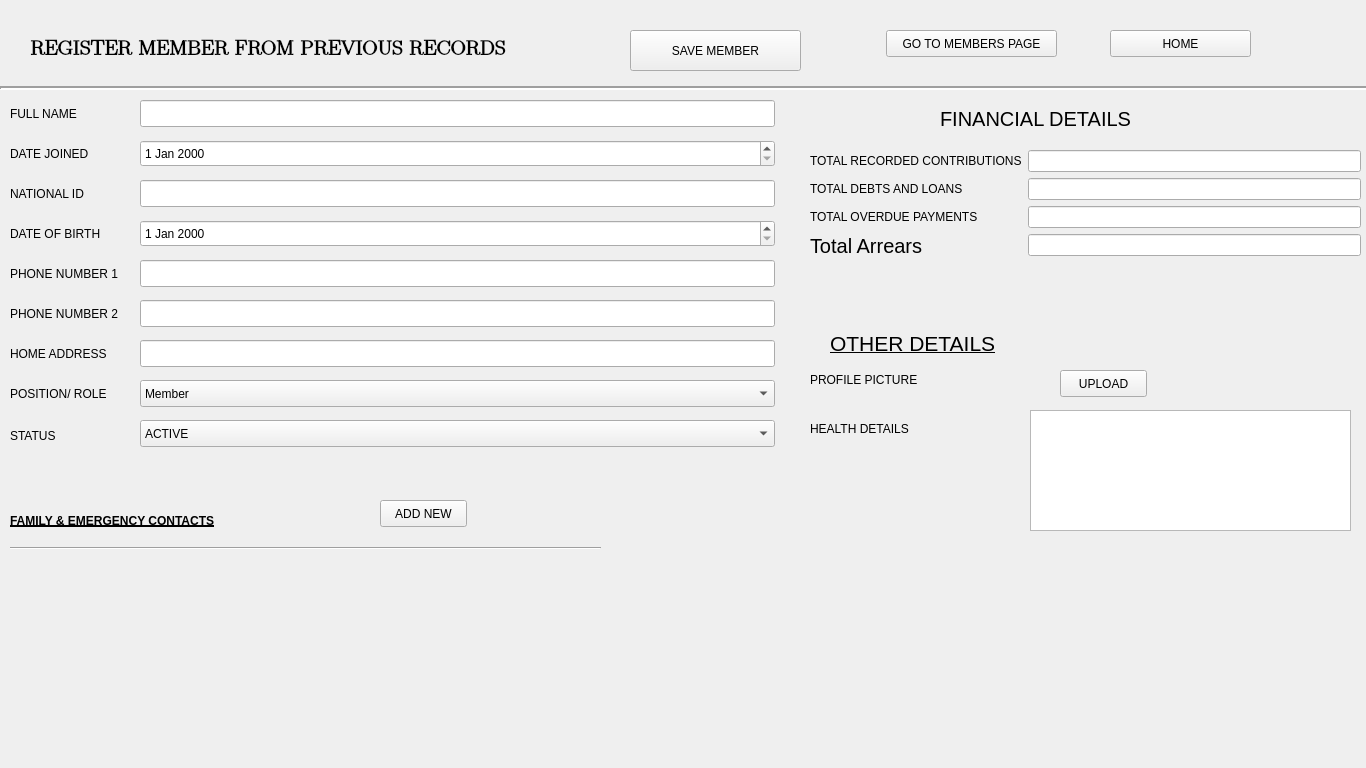
<?xml version="1.0" encoding="UTF-8"?>
<ui version="4.0">
 <class>Form</class>
 <widget class="QWidget" name="Form">
  <property name="geometry">
   <rect>
    <x>0</x>
    <y>0</y>
    <width>1366</width>
    <height>768</height>
   </rect>
  </property>
  <property name="windowTitle">
   <string>ADD MEMBER</string>
  </property>
  <widget class="QLabel" name="label">
   <property name="geometry">
    <rect>
     <x>30</x>
     <y>20</y>
     <width>481</width>
     <height>51</height>
    </rect>
   </property>
   <property name="font">
    <font>
     <family>LM Roman 17</family>
     <pointsize>16</pointsize>
     <weight>75</weight>
     <bold>true</bold>
    </font>
   </property>
   <property name="text">
    <string>REGISTER MEMBER FROM PREVIOUS RECORDS</string>
   </property>
  </widget>
  <widget class="QPushButton" name="go_to_members">
   <property name="geometry">
    <rect>
     <x>886</x>
     <y>30</y>
     <width>171</width>
     <height>27</height>
    </rect>
   </property>
   <property name="text">
    <string>GO TO MEMBERS PAGE</string>
   </property>
  </widget>
  <widget class="QPushButton" name="home_btn">
   <property name="geometry">
    <rect>
     <x>1110</x>
     <y>30</y>
     <width>141</width>
     <height>27</height>
    </rect>
   </property>
   <property name="text">
    <string>HOME</string>
   </property>
  </widget>
  <widget class="QPushButton" name="save_member">
   <property name="geometry">
    <rect>
     <x>630</x>
     <y>30</y>
     <width>171</width>
     <height>41</height>
    </rect>
   </property>
   <property name="text">
    <string>SAVE MEMBER</string>
   </property>
  </widget>
  <widget class="Line" name="line">
   <property name="geometry">
    <rect>
     <x>0</x>
     <y>80</y>
     <width>1371</width>
     <height>16</height>
    </rect>
   </property>
   <property name="font">
    <font>
     <family>Cantarell</family>
    </font>
   </property>
   <property name="lineWidth">
    <number>2</number>
   </property>
   <property name="orientation">
    <enum>Qt::Horizontal</enum>
   </property>
  </widget>
  <widget class="QLabel" name="label_2">
   <property name="geometry">
    <rect>
     <x>10</x>
     <y>500</y>
     <width>261</width>
     <height>41</height>
    </rect>
   </property>
   <property name="font">
    <font>
     <weight>75</weight>
     <bold>true</bold>
     <underline>true</underline>
    </font>
   </property>
   <property name="text">
    <string>FAMILY &amp; EMERGENCY CONTACTS</string>
   </property>
  </widget>
  <widget class="QWidget" name="formLayoutWidget_2">
   <property name="geometry">
    <rect>
     <x>810</x>
     <y>150</y>
     <width>551</width>
     <height>151</height>
    </rect>
   </property>
   <layout class="QFormLayout" name="formLayout_2">
    <item row="0" column="0">
     <widget class="QLabel" name="ttc">
      <property name="text">
       <string>TOTAL RECORDED CONTRIBUTIONS</string>
      </property>
     </widget>
    </item>
    <item row="0" column="1">
     <widget class="QLineEdit" name="total_contribs"/>
    </item>
    <item row="1" column="0">
     <widget class="QLabel" name="tOTOALDEBTSANDLOANSLabel">
      <property name="text">
       <string>TOTAL DEBTS AND LOANS</string>
      </property>
     </widget>
    </item>
    <item row="1" column="1">
     <widget class="QLineEdit" name="total_loans"/>
    </item>
    <item row="2" column="0">
     <widget class="QLabel" name="tOTALOVERDUEPAYMENTSLabel">
      <property name="text">
       <string>TOTAL OVERDUE PAYMENTS</string>
      </property>
     </widget>
    </item>
    <item row="2" column="1">
     <widget class="QLineEdit" name="total_overdue"/>
    </item>
    <item row="3" column="0">
     <widget class="QLabel" name="totalArrearsLabel">
      <property name="font">
       <font>
        <pointsize>15</pointsize>
       </font>
      </property>
      <property name="text">
       <string>Total Arrears</string>
      </property>
     </widget>
    </item>
    <item row="3" column="1">
     <widget class="QLineEdit" name="total_arrears"/>
    </item>
   </layout>
  </widget>
  <widget class="QLabel" name="label_3">
   <property name="geometry">
    <rect>
     <x>940</x>
     <y>108</y>
     <width>281</width>
     <height>21</height>
    </rect>
   </property>
   <property name="font">
    <font>
     <pointsize>15</pointsize>
    </font>
   </property>
   <property name="text">
    <string>FINANCIAL DETAILS</string>
   </property>
  </widget>
  <widget class="QPushButton" name="add_new_btn">
   <property name="geometry">
    <rect>
     <x>380</x>
     <y>500</y>
     <width>87</width>
     <height>27</height>
    </rect>
   </property>
   <property name="text">
    <string>ADD NEW</string>
   </property>
  </widget>
  <widget class="QLabel" name="label_8">
   <property name="geometry">
    <rect>
     <x>830</x>
     <y>328</y>
     <width>191</width>
     <height>31</height>
    </rect>
   </property>
   <property name="font">
    <font>
     <pointsize>16</pointsize>
     <underline>true</underline>
    </font>
   </property>
   <property name="text">
    <string>OTHER DETAILS</string>
   </property>
  </widget>
  <widget class="QLabel" name="label_9">
   <property name="geometry">
    <rect>
     <x>810</x>
     <y>370</y>
     <width>131</width>
     <height>19</height>
    </rect>
   </property>
   <property name="text">
    <string>PROFILE PICTURE</string>
   </property>
  </widget>
  <widget class="QPushButton" name="upload_button">
   <property name="geometry">
    <rect>
     <x>1060</x>
     <y>370</y>
     <width>87</width>
     <height>27</height>
    </rect>
   </property>
   <property name="text">
    <string>UPLOAD</string>
   </property>
  </widget>
  <widget class="QLabel" name="label_10">
   <property name="geometry">
    <rect>
     <x>810</x>
     <y>419</y>
     <width>131</width>
     <height>20</height>
    </rect>
   </property>
   <property name="text">
    <string>HEALTH DETAILS</string>
   </property>
  </widget>
  <widget class="QTextEdit" name="health_details_box">
   <property name="geometry">
    <rect>
     <x>1030</x>
     <y>410</y>
     <width>321</width>
     <height>121</height>
    </rect>
   </property>
  </widget>
  <widget class="QLabel" name="pOSITIONROLELabel">
   <property name="geometry">
    <rect>
     <x>10</x>
     <y>380</y>
     <width>114</width>
     <height>27</height>
    </rect>
   </property>
   <property name="text">
    <string>POSITION/ ROLE</string>
   </property>
  </widget>
  <widget class="QLabel" name="pHONENUMBER1Label">
   <property name="geometry">
    <rect>
     <x>10</x>
     <y>260</y>
     <width>126</width>
     <height>27</height>
    </rect>
   </property>
   <property name="text">
    <string>PHONE NUMBER 1</string>
   </property>
  </widget>
  <widget class="QLineEdit" name="pHONENUMBER2LineEdit">
   <property name="geometry">
    <rect>
     <x>140</x>
     <y>300</y>
     <width>635</width>
     <height>27</height>
    </rect>
   </property>
  </widget>
  <widget class="QLineEdit" name="fULLNAMELineEdit">
   <property name="geometry">
    <rect>
     <x>140</x>
     <y>100</y>
     <width>635</width>
     <height>27</height>
    </rect>
   </property>
  </widget>
  <widget class="QLineEdit" name="nATIONALIDLineEdit">
   <property name="geometry">
    <rect>
     <x>140</x>
     <y>180</y>
     <width>635</width>
     <height>27</height>
    </rect>
   </property>
  </widget>
  <widget class="QComboBox" name="pOSITIONROLEComboBox">
   <property name="geometry">
    <rect>
     <x>140</x>
     <y>380</y>
     <width>635</width>
     <height>27</height>
    </rect>
   </property>
   <item>
    <property name="text">
     <string>Member</string>
    </property>
   </item>
   <item>
    <property name="text">
     <string>Admin</string>
    </property>
   </item>
   <item>
    <property name="text">
     <string>Secretary</string>
    </property>
   </item>
   <item>
    <property name="text">
     <string>Treasurer</string>
    </property>
   </item>
  </widget>
  <widget class="QLabel" name="dATEOFBIRTHLabel">
   <property name="geometry">
    <rect>
     <x>10</x>
     <y>220</y>
     <width>106</width>
     <height>27</height>
    </rect>
   </property>
   <property name="text">
    <string>DATE OF BIRTH</string>
   </property>
  </widget>
  <widget class="QLineEdit" name="pHONENUMBER1LineEdit">
   <property name="geometry">
    <rect>
     <x>140</x>
     <y>260</y>
     <width>635</width>
     <height>27</height>
    </rect>
   </property>
  </widget>
  <widget class="QLabel" name="sTATUSLabel">
   <property name="geometry">
    <rect>
     <x>10</x>
     <y>422</y>
     <width>53</width>
     <height>27</height>
    </rect>
   </property>
   <property name="text">
    <string>STATUS</string>
   </property>
  </widget>
  <widget class="QLabel" name="hOMEADDRESSLabel">
   <property name="geometry">
    <rect>
     <x>10</x>
     <y>340</y>
     <width>113</width>
     <height>27</height>
    </rect>
   </property>
   <property name="text">
    <string>HOME ADDRESS</string>
   </property>
  </widget>
  <widget class="QLabel" name="fULLNAMELabel">
   <property name="geometry">
    <rect>
     <x>10</x>
     <y>100</y>
     <width>80</width>
     <height>27</height>
    </rect>
   </property>
   <property name="text">
    <string>FULL NAME</string>
   </property>
  </widget>
  <widget class="QComboBox" name="sTATUSComboBox">
   <property name="geometry">
    <rect>
     <x>140</x>
     <y>420</y>
     <width>635</width>
     <height>27</height>
    </rect>
   </property>
   <item>
    <property name="text">
     <string>ACTIVE</string>
    </property>
   </item>
   <item>
    <property name="text">
     <string>INACTIVE</string>
    </property>
   </item>
  </widget>
  <widget class="QDateEdit" name="dATEOFBIRTHDateEdit">
   <property name="geometry">
    <rect>
     <x>140</x>
     <y>220</y>
     <width>635</width>
     <height>27</height>
    </rect>
   </property>
  </widget>
  <widget class="QLabel" name="pHONENUMBER2Label">
   <property name="geometry">
    <rect>
     <x>10</x>
     <y>300</y>
     <width>128</width>
     <height>27</height>
    </rect>
   </property>
   <property name="text">
    <string>PHONE NUMBER 2</string>
   </property>
  </widget>
  <widget class="QLabel" name="dATEJOINEDLabel">
   <property name="geometry">
    <rect>
     <x>10</x>
     <y>140</y>
     <width>93</width>
     <height>27</height>
    </rect>
   </property>
   <property name="text">
    <string>DATE JOINED</string>
   </property>
  </widget>
  <widget class="QLineEdit" name="hOMEADDRESSLineEdit">
   <property name="geometry">
    <rect>
     <x>140</x>
     <y>340</y>
     <width>635</width>
     <height>27</height>
    </rect>
   </property>
  </widget>
  <widget class="QLabel" name="nATIONALIDLabel">
   <property name="geometry">
    <rect>
     <x>10</x>
     <y>180</y>
     <width>91</width>
     <height>27</height>
    </rect>
   </property>
   <property name="text">
    <string>NATIONAL ID</string>
   </property>
  </widget>
  <widget class="QDateEdit" name="dATEJOINEDDateEdit">
   <property name="geometry">
    <rect>
     <x>140</x>
     <y>140</y>
     <width>635</width>
     <height>27</height>
    </rect>
   </property>
  </widget>
  <widget class="Line" name="line_2">
   <property name="geometry">
    <rect>
     <x>10</x>
     <y>540</y>
     <width>591</width>
     <height>16</height>
    </rect>
   </property>
   <property name="orientation">
    <enum>Qt::Horizontal</enum>
   </property>
  </widget>
  <widget class="QWidget" name="formLayoutWidget">
   <property name="geometry">
    <rect>
     <x>20</x>
     <y>560</y>
     <width>761</width>
     <height>201</height>
    </rect>
   </property>
   <layout class="QFormLayout" name="family_form"/>
  </widget>
 </widget>
 <resources/>
 <connections/>
</ui>
